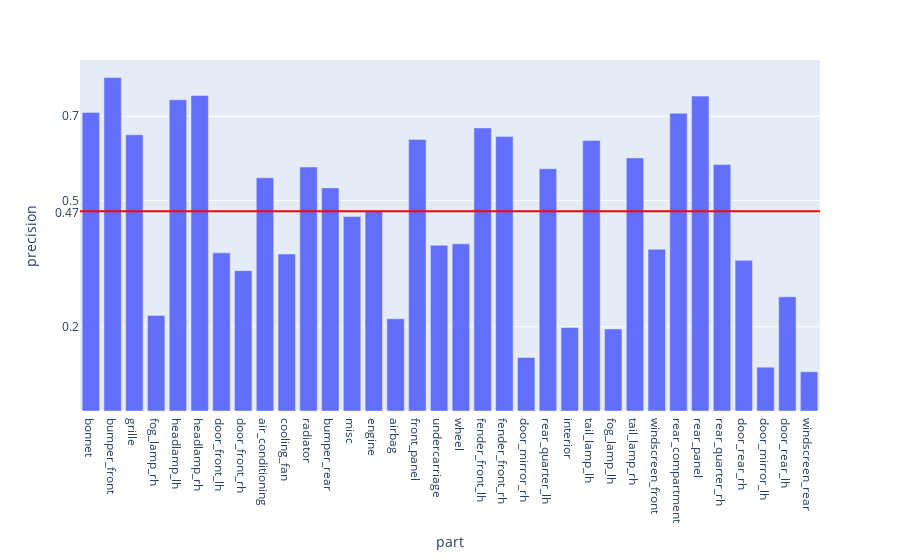

The notebook cell this image was saved under:
### Code cell
fig = px.bar(evalMetrics, x = 'part', y = 'precision')

fig.add_hline(y=avgPrecision, line_width=2, line_color="red")

fig.update_layout(
    yaxis = dict(
        tickmode = 'array',
        tickvals = [np.format_float_positional(avgPrecision, 2), 0.2, 0.5, 0.7],
    )
)
fig

### Figure 1 — Plotly figure (JSON) as saved in the notebook; plotly's stock layout.template omitted (floating-point values rounded to 4 significant figures)
{"data": [{"alignmentgroup": "True", "hovertemplate": "part=%{x}<br>precision=%{y}<extra></extra>", "legendgroup": "", "marker": {"color": "#636efa", "pattern": {"shape": ""}}, "name": "", "offsetgroup": "", "orientation": "v", "showlegend": false, "textposition": "auto", "type": "bar", "x": ["bonnet", "bumper_front", "grille", "fog_lamp_rh", "headlamp_lh", "headlamp_rh", "door_front_lh", "door_front_rh", "air_conditioning", "cooling_fan", "radiator", "bumper_rear", "misc", "engine", "airbag", "front_panel", "undercarriage", "wheel", "fender_front_lh", "fender_front_rh", "door_mirror_rh", "rear_quarter_lh", "interior", "tail_lamp_lh", "fog_lamp_lh", "tail_lamp_rh", "windscreen_front", "rear_compartment", "rear_panel", "rear_quarter_rh", "door_rear_rh", "door_mirror_lh", "door_rear_lh", "windscreen_rear"], "xaxis": "x", "y": [0.7092, 0.792, 0.6561, 0.227, 0.7393, 0.7495, 0.3756, 0.3333, 0.5539, 0.3728, 0.5795, 0.5299, 0.462, 0.4758, 0.2191, 0.6451, 0.3936, 0.3972, 0.6724, 0.6517, 0.1271, 0.5754, 0.1983, 0.6424, 0.195, 0.6012, 0.3843, 0.7071, 0.748, 0.5856, 0.3578, 0.1041, 0.2713, 0.09333], "yaxis": "y"}], "layout": {"barmode": "relative", "legend": {"tracegroupgap": 0}, "margin": {"t": 60}, "shapes": [{"line": {"color": "red", "width": 2}, "type": "line", "x0": 0, "x1": 1, "xref": "x domain", "y0": 0.4743, "y1": 0.4743, "yref": "y"}], "xaxis": {"anchor": "y", "domain": [0, 1], "title": {"text": "part"}}, "yaxis": {"anchor": "x", "domain": [0, 1], "tickmode": "array", "tickvals": ["0.47", 0.2, 0.5, 0.7], "title": {"text": "precision"}}}}
